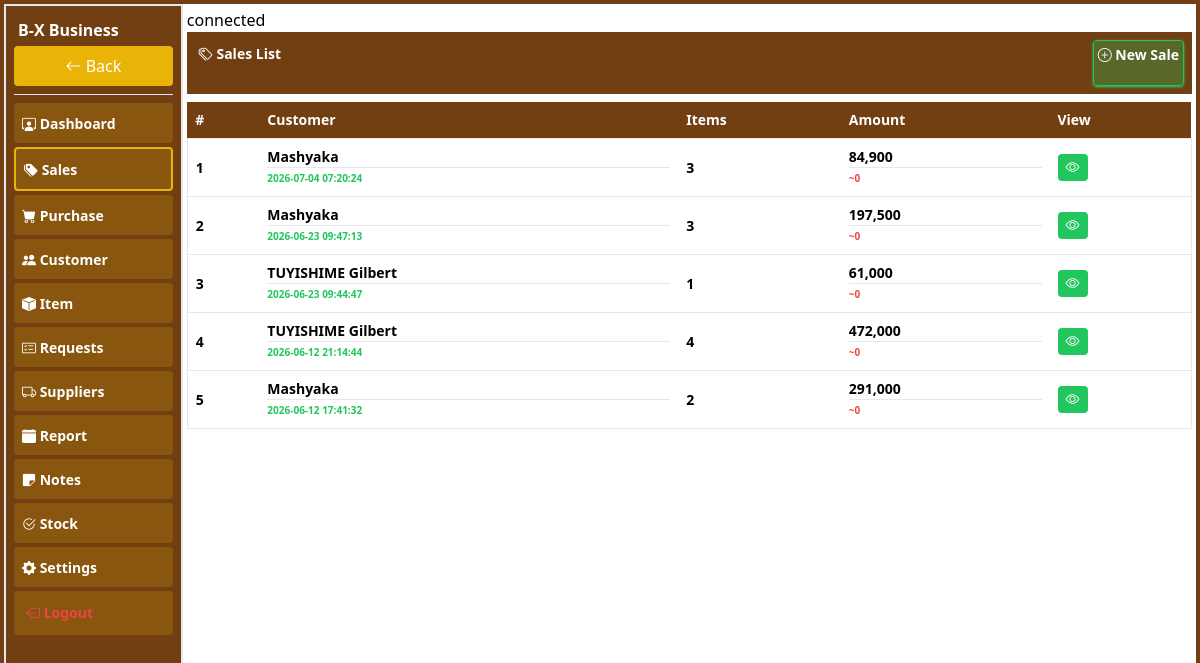
Before: /pages/sales (signed in) with the older database file.
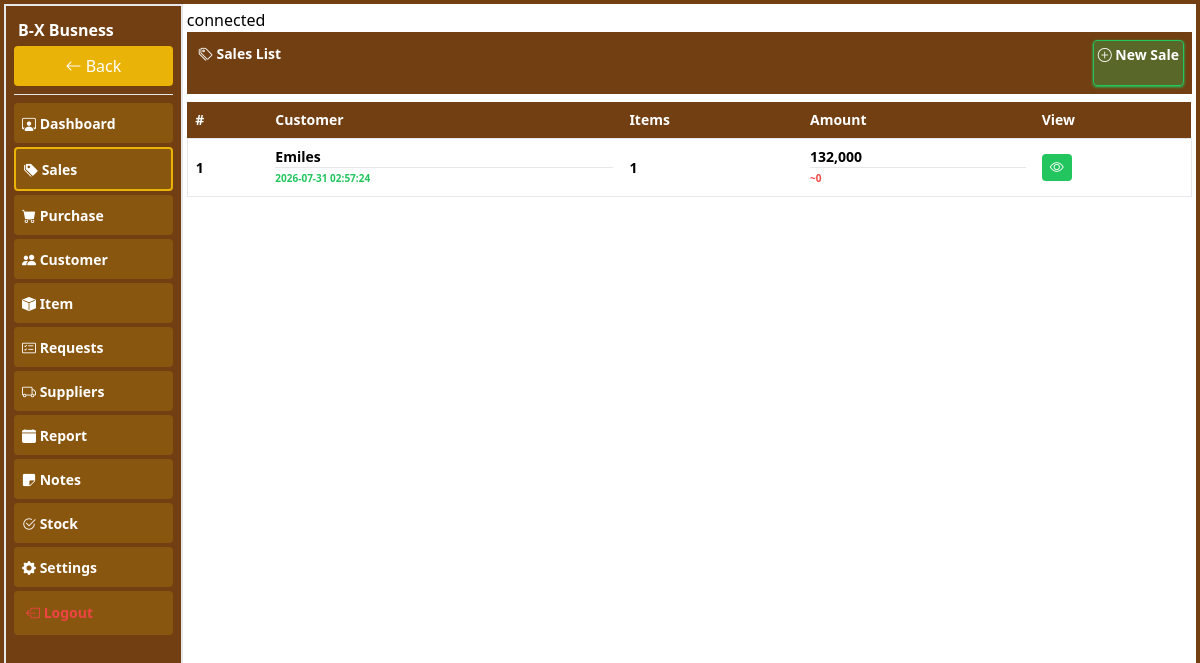
After: the same page with the newer database file.
### tables this page shows
CREATE TABLE `customer` (
  `name` varchar(255) NOT NULL,
  `phone` text NOT NULL,
  `c_id` int(11) NOT NULL,
  `business` int(11) NOT NULL,
  `location` varchar(255) NOT NULL,
  `created_at` datetime NOT NULL DEFAULT current_timestamp()
);

CREATE TABLE `salles` (
  `customer` int(255) DEFAULT NULL,
  `products` int(255) DEFAULT NULL,
  `status` int(11) DEFAULT NULL,
  `sale_id` int(11) NOT NULL,
  `discount` double DEFAULT NULL,
  `salles_date` datetime NOT NULL DEFAULT current_timestamp(),
  `pm` char(1) NOT NULL,
  `business` int(11) NOT NULL,
  `debit` double NOT NULL,
  `sale` int(11) NOT NULL,
  `ammount` double NOT NULL
);

### pages/sales.php (the view, shortened to what this page needs)
<?php
include("connection.php");
?>
<!DOCTYPE html>
<html lang="en">
<head>
    <script src="../plugins/css/tailwindcss.js"></script>
    <link rel="stylesheet" href="../plugins/icons/bootstrap-icons.css">
</head>
<body>
    <div class="container-fluid h-[100%]">
        <div class="flex w-full p-2 bg-yellow-900 justify-between h-[8%]"><h1 class="text-white font-bold text-sm p-1"><i class="bi bi-tags"></i> Sales List</h1> <a href="add_sale" class="font-bold text-white p-2 md:p-1 border border-green-500 shadow shadow-green-500 rounded text-sm bg-green-500/30"><i class="bi bi-plus-circle"></i> New Sale</a></div>
        <div class="table-responsive w-full overflow-y-auto my-2 h-[92%]">
            <table class="w-full border-collapse [&_td]:p-2 text-sm font-bold [&_th]:text-left [&_th]:p-2">
                <thead class="bg-yellow-900 text-white text-sm stiky"><tr>
                    <th>#</th>
                    <th class="">Customer</th>
                    <th>Items</th>
                    <th>Amount</th>
                    <th class="text-right">View</th>
                </tr></thead>
                <tbody class="overflow-y-auto">
                    <?php
                    $no=0;
                    $business= $_SESSION['user'];
                    $select = $conn->prepare("SELECT * FROM customer,salles where customer.business=? and salles.business=? and customer.c_id=salles.customer order by salles_date desc");
                    $select->bind_param("ii",$business,$business);
                    $select->execute();
                    $result=$select->get_result();
                    while ($a= $result->fetch_assoc()) {
                        $no++;
                        ?>
                        <tr class="border hover:bg-gray-200 rounded my-1">
                              <td><span class=""><?php echo $no ?></span></td>
                            <td>
                            <p class=""><?php echo $a['name'] ?></p>
                            <hr>
                            <p class="text-[10px] text-green-500 p-0"><?php echo $a['salles_date'] ?></p>
                        </td>
                            <td><?php echo $a['products'] ?></td>
                            <td>
                            <p class="price"><?php echo $a['ammount'] ?></p>
                            <hr>
                            <p class="text-[10px] text-red-500 p-0"> ~<span class="price"><?php echo $a['debit'] ?></span> </p>
                        </td>
                            <td class=""><a href="sale_view?sale=<?php echo $a['sale_id']?>" class="text-white bg-green-500 rounded p-1 text-sm px-2"><i class="bi bi-eye"></i></a></td>
                        </tr>
                        <?php
                    }
                    ?>
                </tbody>
            </table>
        </div>
    </div>
</body>
</html>

### pages/index.php (shortened to what this page needs)
<?php
$page = $_GET['url'] ?? 'dashboard';
?>
<!DOCTYPE html>
<html lang="en">
<head>
    <script src="../plugins/css/tailwindcss.js"></script>
    <link rel="stylesheet" href="../plugins/icons/bootstrap-icons.css">
</head>
<body class="p-0">
    <form action="" method="post" enctype="multipart/form-data">
    <div class="container-fluid bg-yellow-900 relative h-[100vh] p-1 w-full">
        <div class=" flex w-full h-[92%] md:h-[100%] p-0 m-auto">
            <div class="left hidden md:block bg-yellow-900 h-[100%] w-[15%] border border-2 p-2">
                <h1 class="text-white font-bold p-1">
                    <?php echo $_SESSION['business'] ?>
                </h1>
                 <div class="links overflow-y-auto flex-column h-[90%] [&_p]:w-full [&_p]:bg-yellow-500/20 [&_p]:p-2 [&_p]:rounded [&_p]:my-1 [&_a]:w-full [&_a]:text-white [&_a]:font-bold [&_a]:text-sm">
                     <button type="button" onclick="goback()" class="bg-yellow-500 text-white p-2 rounded w-full"> <i class="bi bi-arrow-left"></i> Back</button>
                <hr class="text-white my-2">
                       <p class="<?= $page=='dashboard' ? 'border-yellow-500 text-green-500 border border-2' : 'border-white text-white' ?>"> <a href="dashboard" class=""><i class="bi bi-person-workspace"></i> Dashboard</a></p>
                        <p class="<?= $page=='sales' ? 'border-yellow-500 text-green-500 border border-2' : 'border-white text-white' ?>"><a href="sales"><i class="bi bi-tags-fill"></i> Sales</a></p>
                        <p class="<?= $page=='purchase' ? 'border-yellow-500 text-green-500 border border-2' : 'border-white text-white' ?>"><a href="purchase"><i class="bi bi-cart-fill"></i> Purchase</a></p>
                        <p class="<?= $page=='customer' ? 'border-yellow-500 text-green-500 border border-2' : 'border-white text-white' ?>"><a href="customer"><i class="bi bi-people-fill"></i> Customer</a></p>
                        <p class="<?= $page=='item' ? 'border-yellow-500 text-green-500 border border-2' : 'border-white text-white' ?>"><a href="item"><i class="bi bi-box-fill"></i> Item</a></p>
                        <p class="<?= $page=='request_orders' ? 'border-yellow-500 text-green-500 border border-2' : 'border-white text-white' ?>"><a href="request_orders"><i class="bi bi-card-checklist"></i> Requests</a></p>
                        <p class="<?= $page=='supplier' ? 'border-yellow-500 text-green-500 border border-2' : 'border-white text-white' ?>"><a href="supplier"><i class="bi bi-truck"></i> Suppliers</a></p>
                        <p class="<?= $page=='report' ? 'border-yellow-500 text-green-500 border border-2' : 'border-white text-white' ?>"><a href="report"><i class="bi bi-calendar-fill"></i> Report</a></p>
                        <p class="<?= $page=='notes' ? 'border-yellow-500 text-green-500 border border-2' : 'border-white text-white' ?>"><a href="notes"><i class="bi bi-sticky-fill"></i> Notes</a></p>
                        <p class="<?= $page=='stock' ? 'border-yellow-500 text-green-500 border border-2' : 'border-white text-white' ?>"><a href="key"><i class="bi bi-check2-circle"></i> Stock</a></p>
                        <p class="<?= $page=='setting' ? 'border-yellow-500 text-green-500 border border-2' : 'border-white text-white' ?>"><a href="setting"><i class="bi bi-gear-fill"></i> Settings</a></p>
                         <p class=""><button type="button" onclick="logouts()" name="logout" class="text-bold text-sm p-1 text-red-500 font-bold"><i class="bi bi-box-arrow-left"></i> Logout</button></p>
                </div>
            </div>
            <div class="right w-[100%] md:w-[85%] bg-white p-1 h-[100%] md:h-[100%] overflow-y-auto pb-3">
                <?php
            $file = $page.".php";
            if (file_exists($file)) {
                include ($file);
            }
            else {
                echo "not Fount";
            }
            ?>
            </div>
        </div>
    </div>
 </form>
</body>
</html>

### pages/connection.php (shortened to what this page needs)
<?php
echo "connected";
?>

Changed rows visible on the page:
no longer on this page (row edited): customer: name "Mashyaka", salles.salles_date "2026-07-04 07:20:24", salles.products "3", salles.ammount "84,900", salles.debit "0", salles.salles_date "2026-06-23 09:47:13", salles.ammount "197,500", salles.salles_date "2026-06-12 17:41:32", salles.products "2", salles.ammount "291,000"
no longer on this page (row unchanged): customer: name "TUYISHIME Gilbert", salles.salles_date "2026-06-23 09:44:47", salles.products "1", salles.ammount "61,000", salles.debit "0", salles.salles_date "2026-06-12 21:14:44", salles.products "4", salles.ammount "472,000"
added customer: name "Emiles", salles.salles_date "2026-07-31 02:57:24", salles.products "1", salles.ammount "132,000", salles.debit "0"
Other visible differences:
$_SESSION['business']: "B-X Business" → "B-X Busness"
